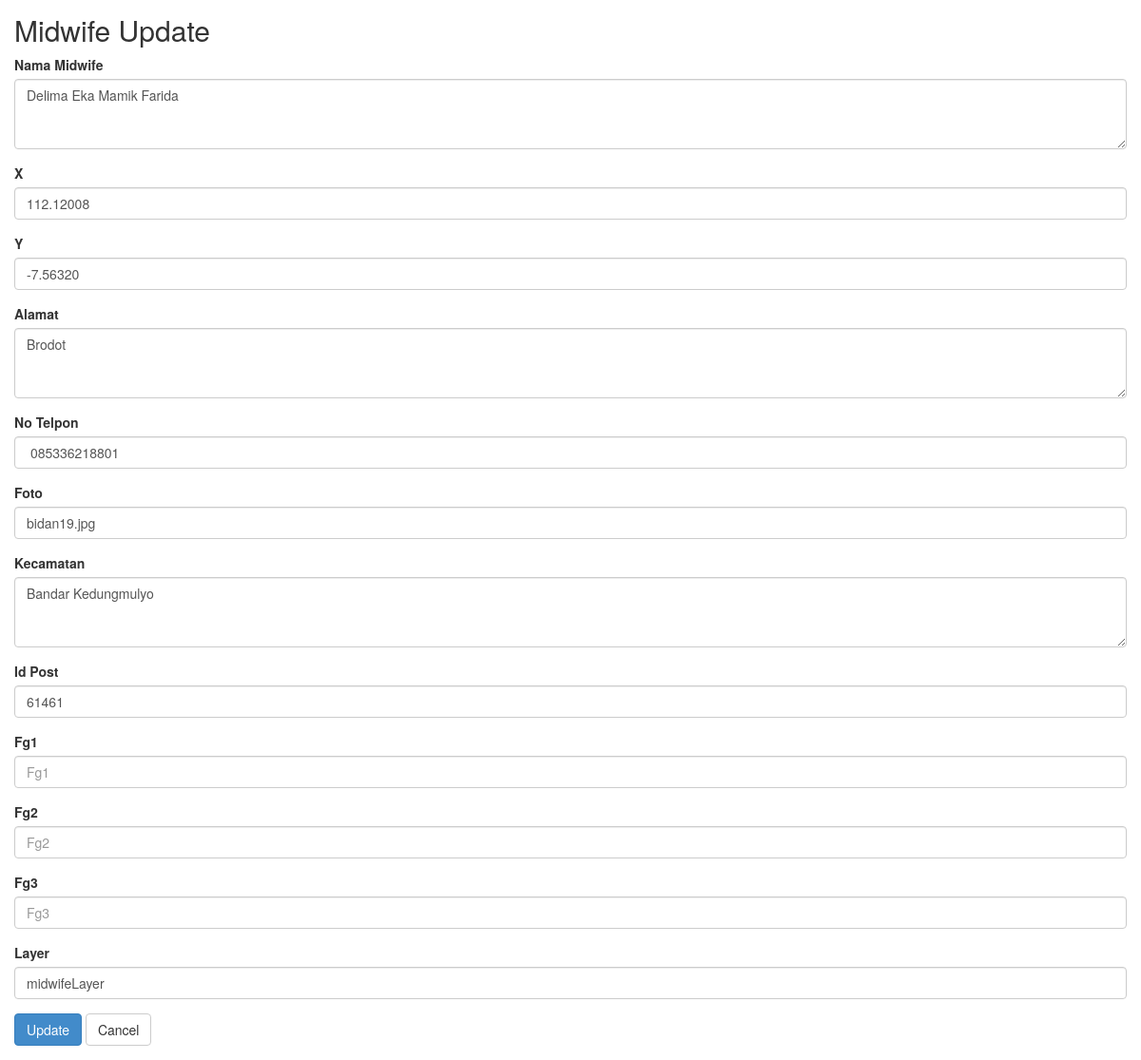
/midwife/update/23.html, run on the app's committed database.
### tables this page shows
CREATE TABLE `midwife` (
  `id_midwife` int(20) NOT NULL AUTO_INCREMENT,
  `nama_midwife` text,
  `x` double(20,5) DEFAULT NULL,
  `y` double(20,5) DEFAULT NULL,
  `alamat` text NOT NULL,
  `no_telpon` varchar(15) NOT NULL,
  `foto` varchar(50) NOT NULL,
  `kecamatan` text NOT NULL,
  `id_post` varchar(5) DEFAULT NULL,
  `fg1` varchar(50) DEFAULT NULL,
  `fg2` varchar(50) DEFAULT NULL,
  `fg3` varchar(50) DEFAULT NULL,
  `layer` varchar(50) DEFAULT NULL,
  PRIMARY KEY (`id_midwife`),
  UNIQUE KEY `OGR_FID` (`id_midwife`)
);

### application/controllers/Midwife.php (called while the page is built, shortened)
<?php
class Midwife extends CI_Controller
{
    function __construct()
    {
        $this->load->model('Midwife_model');
        $this->load->library('form_validation');
    }
    public function update($id)
    {
        $row = $this->Midwife_model->get_by_id($id);
        if ($row) {
            $data = array(
                'button' => 'Update',
                'action' => site_url('midwife/update_action'),
		'id_midwife' => set_value('id_midwife', $row->id_midwife),
		'nama_midwife' => set_value('nama_midwife', $row->nama_midwife),
		'x' => set_value('x', $row->x),
		'y' => set_value('y', $row->y),
		'alamat' => set_value('alamat', $row->alamat),
		'no_telpon' => set_value('no_telpon', $row->no_telpon),
		'foto' => set_value('foto', $row->foto),
		'kecamatan' => set_value('kecamatan', $row->kecamatan),
		'id_post' => set_value('id_post', $row->id_post),
		'fg1' => set_value('fg1', $row->fg1),
		'fg2' => set_value('fg2', $row->fg2),
		'fg3' => set_value('fg3', $row->fg3),
		'layer' => set_value('layer', $row->layer),
	    );
            $this->load->view('midwife/midwife_form', $data);
        } else {
            $this->session->set_flashdata('message', 'Record Not Found');
            redirect(site_url('midwife'));
        }
    }
}

### index.php (called while the page is built, shortened)
<?php
require_once BASEPATH.'core/CodeIgniter.php';

### application/models/Midwife_model.php (called while the page is built, shortened)
<?php
class Midwife_model extends CI_Model
{
    public $table = 'midwife';
    public $id = 'id_midwife';
    function get_by_id($id)
    {
        $this->db->where($this->id, $id);
        return $this->db->get($this->table)->row();
    }
}

### application/views/midwife/midwife_form.php (the view, shortened to what this page needs)
<!doctype html>
<html>
    <head>
        <link rel="stylesheet" href="<?php echo base_url('assets-crud/bootstrap/css/bootstrap.min.css') ?>"/>
    </head>
    <body>
        <h2 style="margin-top:0px">Midwife <?php echo $button ?></h2>
        <form action="<?php echo $action; ?>" method="post">
	    <div class="form-group">
            <label for="nama_midwife">Nama Midwife <?php echo form_error('nama_midwife') ?></label>
            <textarea class="form-control" rows="3" name="nama_midwife" id="nama_midwife" placeholder="Nama Midwife"><?php echo $nama_midwife; ?></textarea>
        </div>
	    <div class="form-group">
            <label for="double">X <?php echo form_error('x') ?></label>
            <input type="text" class="form-control" name="x" id="x" placeholder="X" value="<?php echo $x; ?>" />
        </div>
	    <div class="form-group">
            <label for="double">Y <?php echo form_error('y') ?></label>
            <input type="text" class="form-control" name="y" id="y" placeholder="Y" value="<?php echo $y; ?>" />
        </div>
	    <div class="form-group">
            <label for="alamat">Alamat <?php echo form_error('alamat') ?></label>
            <textarea class="form-control" rows="3" name="alamat" id="alamat" placeholder="Alamat"><?php echo $alamat; ?></textarea>
        </div>
	    <div class="form-group">
            <label for="varchar">No Telpon <?php echo form_error('no_telpon') ?></label>
            <input type="text" class="form-control" name="no_telpon" id="no_telpon" placeholder="No Telpon" value="<?php echo $no_telpon; ?>" />
        </div>
	    <div class="form-group">
            <label for="varchar">Foto <?php echo form_error('foto') ?></label>
            <input type="text" class="form-control" name="foto" id="foto" placeholder="Foto" value="<?php echo $foto; ?>" />
        </div>
	    <div class="form-group">
            <label for="kecamatan">Kecamatan <?php echo form_error('kecamatan') ?></label>
            <textarea class="form-control" rows="3" name="kecamatan" id="kecamatan" placeholder="Kecamatan"><?php echo $kecamatan; ?></textarea>
        </div>
	    <div class="form-group">
            <label for="varchar">Id Post <?php echo form_error('id_post') ?></label>
            <input type="text" class="form-control" name="id_post" id="id_post" placeholder="Id Post" value="<?php echo $id_post; ?>" />
        </div>
	    <div class="form-group">
            <label for="varchar">Fg1 <?php echo form_error('fg1') ?></label>
            <input type="text" class="form-control" name="fg1" id="fg1" placeholder="Fg1" value="<?php echo $fg1; ?>" />
        </div>
	    <div class="form-group">
            <label for="varchar">Fg2 <?php echo form_error('fg2') ?></label>
            <input type="text" class="form-control" name="fg2" id="fg2" placeholder="Fg2" value="<?php echo $fg2; ?>" />
        </div>
	    <div class="form-group">
            <label for="varchar">Fg3 <?php echo form_error('fg3') ?></label>
            <input type="text" class="form-control" name="fg3" id="fg3" placeholder="Fg3" value="<?php echo $fg3; ?>" />
        </div>
	    <div class="form-group">
            <label for="varchar">Layer <?php echo form_error('layer') ?></label>
            <input type="text" class="form-control" name="layer" id="layer" placeholder="Layer" value="<?php echo $layer; ?>" />
        </div>
	    <button type="submit" class="btn btn-primary"><?php echo $button ?></button>
	    <a href="<?php echo site_url('midwife') ?>" class="btn btn-default">Cancel</a>
	</form>
    </body>
</html>

### application/views/midwife/midwife_form.php (style rules this page uses)
body { padding: 15px; }

### data on the page
midwife: nama_midwife "Delima Eka Mamik Farida", x "112.12008", y "-7.56320", alamat "Brodot", no_telpon "085336218801", foto "bidan19.jpg", kecamatan "Bandar Kedungmulyo", id_post "61461", layer "midwifeLayer"

### other printed values
$button "Update"
